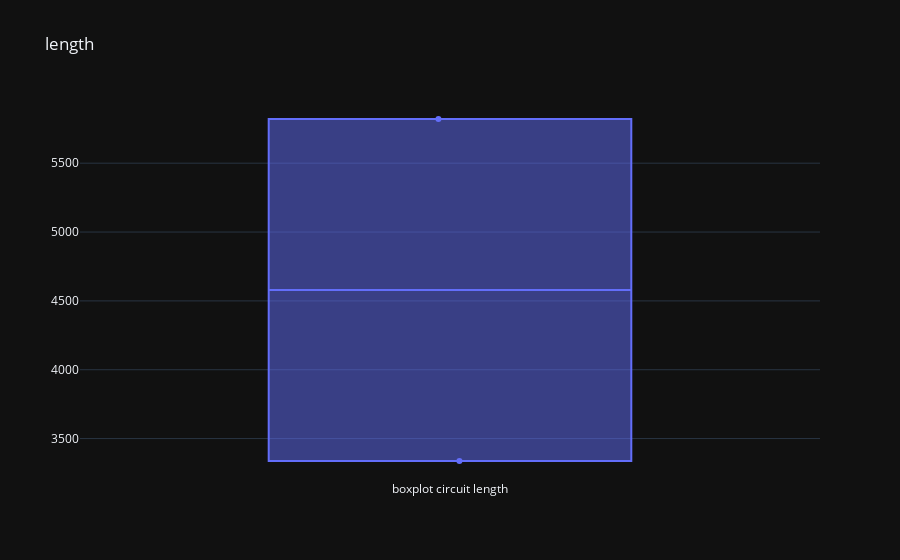

Notebook code for this chart:
### Markdown cell above
## Circuit data

### Code cell
fig = go.Figure(layout=go.Layout(title="length", template="plotly_dark"))
fig.add_trace(go.Box(y=circuit_df["length"], name="boxplot circuit length", boxpoints="all", jitter=0.1, pointpos=0, boxmean=True, text=circuit_df["name"]))

### Figure 1 — Plotly figure (JSON) as saved in the notebook; plotly's stock layout.template omitted (floating-point values rounded to 4 significant figures)
{"data": [{"boxmean": true, "boxpoints": "all", "jitter": 0.1, "name": "boxplot circuit length", "pointpos": 0, "text": ["Monaco", "Suzuka"], "type": "box", "y": [3337, 5821]}], "layout": {"title": {"text": "length"}}}
